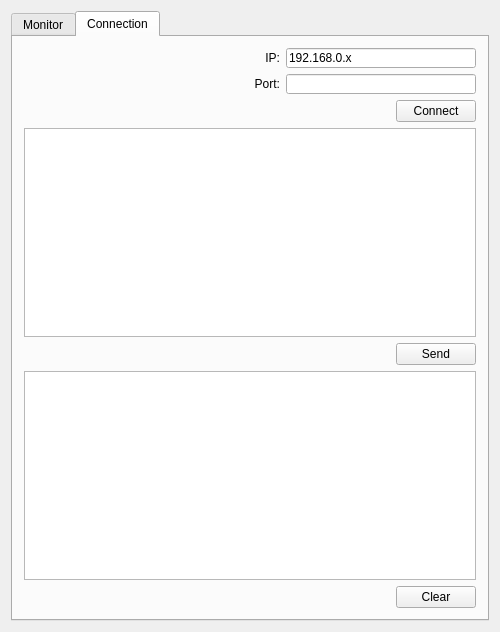
<?xml version="1.0" encoding="UTF-8"?>
<ui version="4.0">
 <class>MainWindow</class>
 <widget class="QMainWindow" name="MainWindow">
  <property name="geometry">
   <rect>
    <x>0</x>
    <y>0</y>
    <width>500</width>
    <height>632</height>
   </rect>
  </property>
  <property name="minimumSize">
   <size>
    <width>500</width>
    <height>0</height>
   </size>
  </property>
  <property name="windowTitle">
   <string>Cliente</string>
  </property>
  <widget class="QWidget" name="centralWidget">
   <layout class="QVBoxLayout" name="verticalLayout_4">
    <item>
     <widget class="QTabWidget" name="tabWidget">
      <property name="currentIndex">
       <number>1</number>
      </property>
      <widget class="QWidget" name="tab_graphs">
       <attribute name="title">
        <string>Monitor</string>
       </attribute>
       <layout class="QVBoxLayout" name="verticalLayout_3">
        <item>
         <layout class="QVBoxLayout" name="v_liveGraph">
          <item>
           <layout class="QHBoxLayout" name="horizontalLayout">
            <item>
             <widget class="QLabel" name="label">
              <property name="text">
               <string>TextLabel</string>
              </property>
             </widget>
            </item>
            <item>
             <spacer name="horizontalSpacer">
              <property name="orientation">
               <enum>Qt::Horizontal</enum>
              </property>
              <property name="sizeHint" stdset="0">
               <size>
                <width>40</width>
                <height>20</height>
               </size>
              </property>
             </spacer>
            </item>
            <item>
             <widget class="QLabel" name="label_2">
              <property name="text">
               <string>TextLabel</string>
              </property>
             </widget>
            </item>
           </layout>
          </item>
          <item>
           <widget class="QCustomPlot" name="graph_Temp" native="true"/>
          </item>
          <item>
           <widget class="QCustomPlot" name="graph_Humid" native="true"/>
          </item>
         </layout>
        </item>
       </layout>
      </widget>
      <widget class="QWidget" name="tab_connect">
       <attribute name="title">
        <string>Connection</string>
       </attribute>
       <layout class="QVBoxLayout" name="verticalLayout">
        <item>
         <layout class="QHBoxLayout" name="h_layout_IPConnectPort">
          <item>
           <spacer name="h_spacer_IPConnectPort">
            <property name="orientation">
             <enum>Qt::Horizontal</enum>
            </property>
            <property name="sizeHint" stdset="0">
             <size>
              <width>40</width>
              <height>20</height>
             </size>
            </property>
           </spacer>
          </item>
          <item>
           <layout class="QVBoxLayout" name="v_layout_IPConnectPort">
            <item>
             <layout class="QHBoxLayout" name="h_layout_IP">
              <item>
               <widget class="QLabel" name="label_IP">
                <property name="minimumSize">
                 <size>
                  <width>30</width>
                  <height>0</height>
                 </size>
                </property>
                <property name="text">
                 <string>IP:</string>
                </property>
                <property name="alignment">
                 <set>Qt::AlignRight|Qt::AlignTrailing|Qt::AlignVCenter</set>
                </property>
               </widget>
              </item>
              <item>
               <widget class="QLineEdit" name="line_IP">
                <property name="minimumSize">
                 <size>
                  <width>100</width>
                  <height>20</height>
                 </size>
                </property>
                <property name="maximumSize">
                 <size>
                  <width>250</width>
                  <height>20</height>
                 </size>
                </property>
                <property name="text">
                 <string>192.168.0.x</string>
                </property>
               </widget>
              </item>
             </layout>
            </item>
            <item>
             <layout class="QHBoxLayout" name="h_layout_Port">
              <item>
               <widget class="QLabel" name="label_Port">
                <property name="minimumSize">
                 <size>
                  <width>30</width>
                  <height>0</height>
                 </size>
                </property>
                <property name="text">
                 <string>Port:</string>
                </property>
                <property name="alignment">
                 <set>Qt::AlignRight|Qt::AlignTrailing|Qt::AlignVCenter</set>
                </property>
               </widget>
              </item>
              <item>
               <widget class="QLineEdit" name="line_Port">
                <property name="minimumSize">
                 <size>
                  <width>100</width>
                  <height>20</height>
                 </size>
                </property>
                <property name="maximumSize">
                 <size>
                  <width>250</width>
                  <height>20</height>
                 </size>
                </property>
               </widget>
              </item>
             </layout>
            </item>
            <item>
             <layout class="QHBoxLayout" name="h_layout_Connect">
              <item>
               <spacer name="h_spacer_Connect">
                <property name="orientation">
                 <enum>Qt::Horizontal</enum>
                </property>
                <property name="sizeHint" stdset="0">
                 <size>
                  <width>40</width>
                  <height>20</height>
                 </size>
                </property>
               </spacer>
              </item>
              <item>
               <widget class="QPushButton" name="btn_Connect">
                <property name="text">
                 <string>Connect</string>
                </property>
               </widget>
              </item>
             </layout>
            </item>
           </layout>
          </item>
         </layout>
        </item>
        <item>
         <layout class="QVBoxLayout" name="v_layout_SendRecieve">
          <item>
           <widget class="QPlainTextEdit" name="text_Send">
            <property name="minimumSize">
             <size>
              <width>0</width>
              <height>200</height>
             </size>
            </property>
           </widget>
          </item>
          <item>
           <layout class="QHBoxLayout" name="h_layout_Send">
            <item>
             <spacer name="h_spacer_Send">
              <property name="orientation">
               <enum>Qt::Horizontal</enum>
              </property>
              <property name="sizeHint" stdset="0">
               <size>
                <width>40</width>
                <height>20</height>
               </size>
              </property>
             </spacer>
            </item>
            <item>
             <widget class="QPushButton" name="btn_Send">
              <property name="text">
               <string>Send</string>
              </property>
             </widget>
            </item>
           </layout>
          </item>
          <item>
           <widget class="QPlainTextEdit" name="text_Recieve">
            <property name="minimumSize">
             <size>
              <width>0</width>
              <height>200</height>
             </size>
            </property>
            <property name="lineWidth">
             <number>0</number>
            </property>
            <property name="verticalScrollBarPolicy">
             <enum>Qt::ScrollBarAlwaysOff</enum>
            </property>
            <property name="horizontalScrollBarPolicy">
             <enum>Qt::ScrollBarAlwaysOff</enum>
            </property>
            <property name="sizeAdjustPolicy">
             <enum>QAbstractScrollArea::AdjustToContents</enum>
            </property>
            <property name="readOnly">
             <bool>true</bool>
            </property>
            <property name="plainText">
             <string/>
            </property>
            <property name="placeholderText">
             <string/>
            </property>
           </widget>
          </item>
          <item>
           <layout class="QHBoxLayout" name="h_layout_Clear">
            <item>
             <spacer name="h_spacer_Clear">
              <property name="orientation">
               <enum>Qt::Horizontal</enum>
              </property>
              <property name="sizeHint" stdset="0">
               <size>
                <width>40</width>
                <height>20</height>
               </size>
              </property>
             </spacer>
            </item>
            <item>
             <widget class="QPushButton" name="btn_Clear">
              <property name="text">
               <string>Clear</string>
              </property>
             </widget>
            </item>
           </layout>
          </item>
         </layout>
        </item>
       </layout>
      </widget>
     </widget>
    </item>
   </layout>
  </widget>
 </widget>
 <layoutdefault spacing="6" margin="11"/>
 <customwidgets>
  <customwidget>
   <class>QCustomPlot</class>
   <extends>QWidget</extends>
   <header>qcustomplot.h</header>
   <container>1</container>
  </customwidget>
 </customwidgets>
 <resources/>
 <connections/>
</ui>
